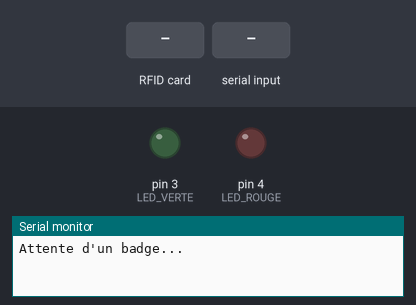
A sketch run on a simulated Arduino Uno, built with avr-gcc and run on an emulated ATmega328P. Shown: output pins drawn as LEDs (lit = HIGH), the last lines printed to the serial monitor. The inputs (shaded band) are chosen by the test bench. Pins used as bus, display or sensor lines are not drawn.

Above: at 1.2 s.
1.3 s: RFID card 5E 7A 19 C4 held to the reader
At 3.9 s:
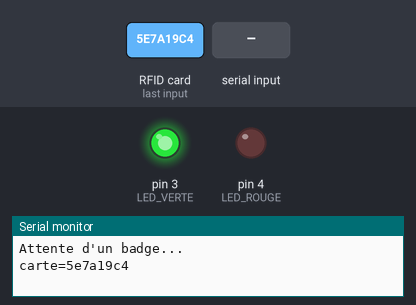
4.8 s: "ledron\n" received over Serial
At 5.7 s:
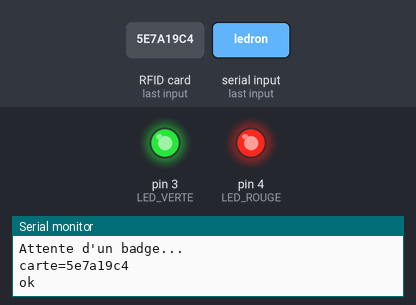
6.3 s: "ledvoff\n" received over Serial
At 6.9 s:
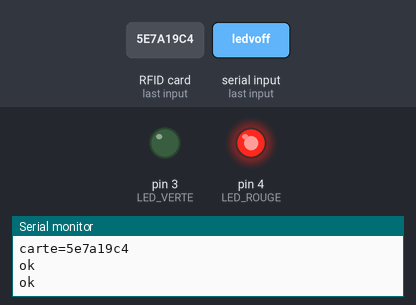
7.8 s: "ledvon\n" received over Serial
At 9.0 s:
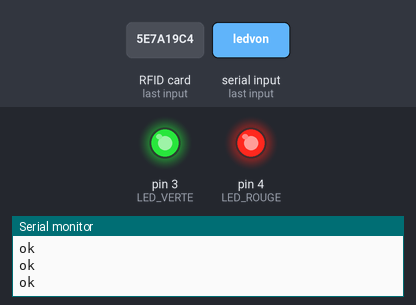
9.3 s: "ledroff\n" received over Serial
At 10.4 s:
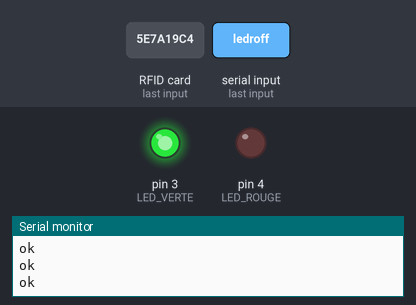
Timing chart, 0 to 11.8 s (numbered marks = the images above; inputs shaded):
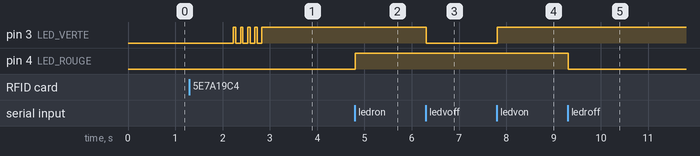

Measured:
- after the input at 1.3 s, pin 3 (LED_VERTE): alternates HIGH for 0.05 s and LOW for 0.10 s, 9 changes in all, then stays HIGH, starting after 0.93 s
- after the input at 4.8 s, pin 4 (LED_ROUGE): LOW → HIGH at once
- after the input at 6.3 s, pin 3 (LED_VERTE): HIGH → LOW at once
- after the input at 7.8 s, pin 3 (LED_VERTE): LOW → HIGH at once
- after the input at 9.3 s, pin 4 (LED_ROUGE): HIGH → LOW at once

The sketch:

badge.ino
```cpp
//www.elegoo.com
//2016.12.09

/*
 * --------------------------------------------------------------------------------------------------------------------
 * Example to change UID of changeable MIFARE card.
 * --------------------------------------------------------------------------------------------------------------------
 * This is a MFRC522 library example; for further details and other examples see: https://github.com/miguelbalboa/rfid
 *
 * This sample shows how to set the UID on a UID changeable MIFARE card.
 * NOTE: for more informations read the README.rst
 *
 * @author Tom Clement
 * @license Released into the public domain.
 *
 * Typical pin layout used:
 * -----------------------------------------------------------------------------------------
 *             MFRC522      Arduino       Arduino   Arduino    Arduino          Arduino
 *             Reader/PCD   Uno           Mega      Nano v3    Leonardo/Micro   Pro Micro
 * Signal      Pin          Pin           Pin       Pin        Pin              Pin
 * -----------------------------------------------------------------------------------------
 * RST/Reset   RST          9             5         D9         RESET/ICSP-5     RST
 * SPI SS      SDA(SS)      10            53        D10        10               10
 * SPI MOSI    MOSI         11 / ICSP-4   51        D11        ICSP-4           16
 * SPI MISO    MISO         12 / ICSP-1   50        D12        ICSP-1           14
 * SPI SCK     SCK          13 / ICSP-3   52        D13        ICSP-3           15
 */

#include <SPI.h>
#include <MFRC522.h>
#include "pitches.h"

#define RST_PIN   (9)     // Configurable, see typical pin layout above
#define SS_PIN    (10)    // Configurable, see typical pin layout above

#define LED_ROUGE (4)
#define LED_VERTE (3)

/*byte carte_maman[]={0x1B,0x8B,0xFF,0xCB};
byte badge_bleu[]={0xCE,0x46,0xD8,0x73};
byte carte_paul[]={0xD0,0x32,0x03,0x25};
byte carte_old_cb[]={0x02,0x04,0x19,0x0D};
byte carte_bernard[]={0xFA,0x62,0x2C,0xAA};
byte carte_christelle[]={0xCA,0x32,0xFF,0xA9};*/

MFRC522 mfrc522(SS_PIN, RST_PIN);   // Create MFRC522 instance

/* Set your new UID here! */
//#define NEW_UID {0xDE, 0xAD, 0xBE, 0xAF}

MFRC522::MIFARE_Key key;


void setup()
{
  pinMode(LED_ROUGE, OUTPUT);
  pinMode(LED_VERTE, OUTPUT);
  digitalWrite(LED_ROUGE,LOW);
  digitalWrite(LED_VERTE,LOW);

  Serial.begin(9600);  // Initialize serial communications with the PC
  while (!Serial);     // Do nothing if no serial port is opened (added for Arduinos based on ATMEGA32U4)

  SPI.begin();         // Init SPI bus
  mfrc522.PCD_Init();  // Init MFRC522 card
  Serial.println(F("Attente d'un badge..."));

 digitalWrite(LED_ROUGE,LOW);
}

void loop()
{
  String sCmd=Serial.readStringUntil('\n');
  if (sCmd=="ledvon")
  {
   digitalWrite(LED_VERTE,HIGH);
   Serial.println("ok");
  }
  else if (sCmd=="ledvoff")
  {
   digitalWrite(LED_VERTE,LOW);
   Serial.println("ok");
  }
  else if (sCmd=="ledron")
  {
   digitalWrite(LED_ROUGE,HIGH);
   Serial.println("ok");
  }
  else if (sCmd=="ledroff")
  {
   digitalWrite(LED_ROUGE,LOW);
   Serial.println("ok");
  }

  if ( ! mfrc522.PICC_IsNewCardPresent() || ! mfrc522.PICC_ReadCardSerial() )
  {
    delay(50);
    return;
  }

  //Serial.print(F("Card UID:"));
  String sNum="carte=";
  for (byte i = 0; i < mfrc522.uid.size; i++)
  {
    sNum+=String(mfrc522.uid.uidByte[i],HEX);
  }
  sNum+="\n";
  Serial.println(sNum);

  for (int i=0;i<5;i++)
  {
   digitalWrite(LED_VERTE,LOW);
   delay(100);
   digitalWrite(LED_VERTE,HIGH);
   delay(50);
  }

  while (mfrc522.PICC_IsNewCardPresent())
    delay(50);
}
```
